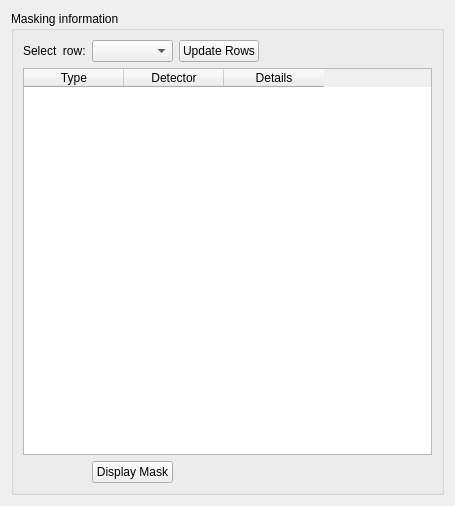
<?xml version="1.0" encoding="UTF-8"?>
<ui version="4.0">
 <class>MaskingTable</class>
 <widget class="QWidget" name="MaskingTable">
  <property name="geometry">
   <rect>
    <x>0</x>
    <y>0</y>
    <width>455</width>
    <height>506</height>
   </rect>
  </property>
  <property name="windowTitle">
   <string>Form</string>
  </property>
  <layout class="QVBoxLayout" name="verticalLayout_2">
   <item>
    <widget class="QGroupBox" name="groupBox">
     <property name="toolTip">
      <string>&lt;html&gt;&lt;head/&gt;&lt;body&gt;&lt;p&gt;Gives a summary of the masking settings.&lt;/p&gt;&lt;/body&gt;&lt;/html&gt;</string>
     </property>
     <property name="title">
      <string>Masking information</string>
     </property>
     <layout class="QGridLayout" name="gridLayout">
      <item row="1" column="0" colspan="6">
       <widget class="QTableWidget" name="masking_table">
        <property name="columnCount">
         <number>3</number>
        </property>
        <column>
         <property name="text">
          <string>Type</string>
         </property>
        </column>
        <column>
         <property name="text">
          <string>Detector</string>
         </property>
        </column>
        <column>
         <property name="text">
          <string>Details</string>
         </property>
        </column>
       </widget>
      </item>
      <item row="0" column="0">
       <widget class="QLabel" name="label">
        <property name="text">
         <string>Select  row:</string>
        </property>
       </widget>
      </item>
      <item row="0" column="1">
       <widget class="QComboBox" name="select_row_combo_box">
        <property name="toolTip">
         <string>&lt;html&gt;&lt;head/&gt;&lt;body&gt;&lt;p&gt;Selects the row for which the masking information is to be shown&lt;/p&gt;&lt;/body&gt;&lt;/html&gt;</string>
        </property>
       </widget>
      </item>
      <item row="0" column="2">
       <widget class="QPushButton" name="select_row_push_button">
        <property name="toolTip">
         <string>&lt;html&gt;&lt;head/&gt;&lt;body&gt;&lt;p&gt;Updates the available rows, after the number of rows has changed either via a manual change or after having loaded a new batch file.&lt;/p&gt;&lt;/body&gt;&lt;/html&gt;</string>
        </property>
        <property name="text">
         <string>Update Rows</string>
        </property>
       </widget>
      </item>
      <item row="2" column="1">
       <widget class="QPushButton" name="display_mask_push_button">
        <property name="toolTip">
         <string>&lt;html&gt;&lt;head/&gt;&lt;body&gt;&lt;p&gt;Displays the masked scatter sample workspace in the InstrumentView. Note that the generation of the InstrumentView might take several seconds.&lt;/p&gt;&lt;/body&gt;&lt;/html&gt;</string>
        </property>
        <property name="text">
         <string>Display Mask</string>
        </property>
       </widget>
      </item>
     </layout>
    </widget>
   </item>
  </layout>
 </widget>
 <resources/>
 <connections/>
</ui>
